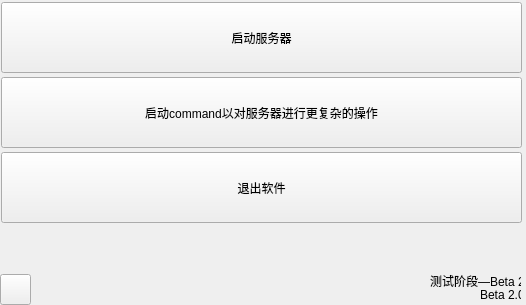
<?xml version="1.0" encoding="UTF-8"?>
<ui version="4.0">
 <class>McBeServerManager</class>
 <widget class="QMainWindow" name="McBeServerManager">
  <property name="geometry">
   <rect>
    <x>0</x>
    <y>0</y>
    <width>526</width>
    <height>305</height>
   </rect>
  </property>
  <property name="windowTitle">
   <string>Minecraft Bedrock Editon Server Manager</string>
  </property>
  <widget class="QWidget" name="centralwidget">
   <widget class="QLabel" name="version">
    <property name="geometry">
     <rect>
      <x>480</x>
      <y>290</y>
      <width>41</width>
      <height>9</height>
     </rect>
    </property>
    <property name="text">
     <string>Beta 2.0</string>
    </property>
   </widget>
   <widget class="QLabel" name="wn">
    <property name="geometry">
     <rect>
      <x>430</x>
      <y>270</y>
      <width>91</width>
      <height>21</height>
     </rect>
    </property>
    <property name="text">
     <string>测试阶段—Beta 2.0</string>
    </property>
   </widget>
   <widget class="QPushButton" name="Icon">
    <property name="geometry">
     <rect>
      <x>0</x>
      <y>274</y>
      <width>31</width>
      <height>31</height>
     </rect>
    </property>
    <property name="text">
     <string/>
    </property>
    <property name="icon">
     <iconset>
      <normaloff>../z001/ss/dev/minecraft.ico</normaloff>../z001/ss/dev/minecraft.ico</iconset>
    </property>
   </widget>
   <widget class="QPushButton" name="pbtn_st">
    <property name="geometry">
     <rect>
      <x>1</x>
      <y>2</y>
      <width>521</width>
      <height>71</height>
     </rect>
    </property>
    <property name="text">
     <string>启动服务器</string>
    </property>
   </widget>
   <widget class="QPushButton" name="pbtn_sc">
    <property name="geometry">
     <rect>
      <x>1</x>
      <y>77</y>
      <width>521</width>
      <height>71</height>
     </rect>
    </property>
    <property name="text">
     <string>启动command以对服务器进行更复杂的操作</string>
    </property>
   </widget>
   <widget class="QPushButton" name="pbtn_lv">
    <property name="geometry">
     <rect>
      <x>1</x>
      <y>152</y>
      <width>521</width>
      <height>71</height>
     </rect>
    </property>
    <property name="text">
     <string>退出软件</string>
    </property>
   </widget>
  </widget>
 </widget>
 <resources/>
 <connections/>
</ui>
